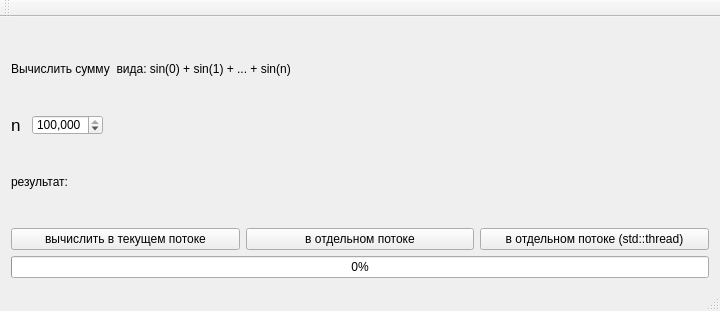
<?xml version="1.0" encoding="UTF-8"?>
<ui version="4.0">
 <class>MainWindow</class>
 <widget class="QMainWindow" name="MainWindow">
  <property name="geometry">
   <rect>
    <x>0</x>
    <y>0</y>
    <width>720</width>
    <height>311</height>
   </rect>
  </property>
  <property name="windowTitle">
   <string>MainWindow</string>
  </property>
  <widget class="QWidget" name="centralWidget">
   <layout class="QVBoxLayout" name="verticalLayout">
    <item>
     <layout class="QHBoxLayout" name="horizontalLayout_3">
      <item>
       <widget class="QLabel" name="label">
        <property name="text">
         <string>Вычислить сумму  вида: sin(0) + sin(1) + ... + sin(n)</string>
        </property>
       </widget>
      </item>
      <item>
       <spacer name="horizontalSpacer_3">
        <property name="orientation">
         <enum>Qt::Horizontal</enum>
        </property>
        <property name="sizeHint" stdset="0">
         <size>
          <width>40</width>
          <height>20</height>
         </size>
        </property>
       </spacer>
      </item>
     </layout>
    </item>
    <item>
     <layout class="QHBoxLayout" name="horizontalLayout">
      <item>
       <widget class="QLabel" name="label_2">
        <property name="font">
         <font>
          <pointsize>13</pointsize>
         </font>
        </property>
        <property name="text">
         <string>n </string>
        </property>
       </widget>
      </item>
      <item>
       <widget class="QSpinBox" name="spinBox_n">
        <property name="maximumSize">
         <size>
          <width>131</width>
          <height>20</height>
         </size>
        </property>
        <property name="showGroupSeparator" stdset="0">
         <bool>true</bool>
        </property>
        <property name="maximum">
         <number>1000000000</number>
        </property>
        <property name="singleStep">
         <number>1000000</number>
        </property>
        <property name="value">
         <number>100000000</number>
        </property>
       </widget>
      </item>
      <item>
       <spacer name="horizontalSpacer">
        <property name="orientation">
         <enum>Qt::Horizontal</enum>
        </property>
        <property name="sizeHint" stdset="0">
         <size>
          <width>40</width>
          <height>20</height>
         </size>
        </property>
       </spacer>
      </item>
     </layout>
    </item>
    <item>
     <layout class="QHBoxLayout" name="horizontalLayout_2">
      <item>
       <widget class="QLabel" name="label_3">
        <property name="text">
         <string>результат:</string>
        </property>
       </widget>
      </item>
      <item>
       <widget class="QLabel" name="label_result">
        <property name="minimumSize">
         <size>
          <width>131</width>
          <height>0</height>
         </size>
        </property>
        <property name="text">
         <string/>
        </property>
        <property name="textInteractionFlags">
         <set>Qt::LinksAccessibleByMouse|Qt::TextSelectableByKeyboard|Qt::TextSelectableByMouse</set>
        </property>
       </widget>
      </item>
      <item>
       <spacer name="horizontalSpacer_2">
        <property name="orientation">
         <enum>Qt::Horizontal</enum>
        </property>
        <property name="sizeHint" stdset="0">
         <size>
          <width>40</width>
          <height>20</height>
         </size>
        </property>
       </spacer>
      </item>
     </layout>
    </item>
    <item>
     <layout class="QHBoxLayout" name="horizontalLayout_4">
      <item>
       <widget class="QPushButton" name="pushButton_run_here">
        <property name="text">
         <string>вычислить в текущем потоке</string>
        </property>
       </widget>
      </item>
      <item>
       <widget class="QPushButton" name="pushButton_run_thread">
        <property name="text">
         <string>в отдельном потоке</string>
        </property>
       </widget>
      </item>
      <item>
       <widget class="QPushButton" name="pushButton_std_thread">
        <property name="text">
         <string>в отдельном потоке (std::thread)</string>
        </property>
       </widget>
      </item>
     </layout>
    </item>
    <item>
     <widget class="QProgressBar" name="progressBar">
      <property name="value">
       <number>0</number>
      </property>
     </widget>
    </item>
   </layout>
  </widget>
  <widget class="QMenuBar" name="menuBar">
   <property name="geometry">
    <rect>
     <x>0</x>
     <y>0</y>
     <width>720</width>
     <height>24</height>
    </rect>
   </property>
  </widget>
  <widget class="QToolBar" name="mainToolBar">
   <attribute name="toolBarArea">
    <enum>TopToolBarArea</enum>
   </attribute>
   <attribute name="toolBarBreak">
    <bool>false</bool>
   </attribute>
  </widget>
  <widget class="QStatusBar" name="statusBar"/>
 </widget>
 <layoutdefault spacing="6" margin="11"/>
 <resources/>
 <connections/>
</ui>
